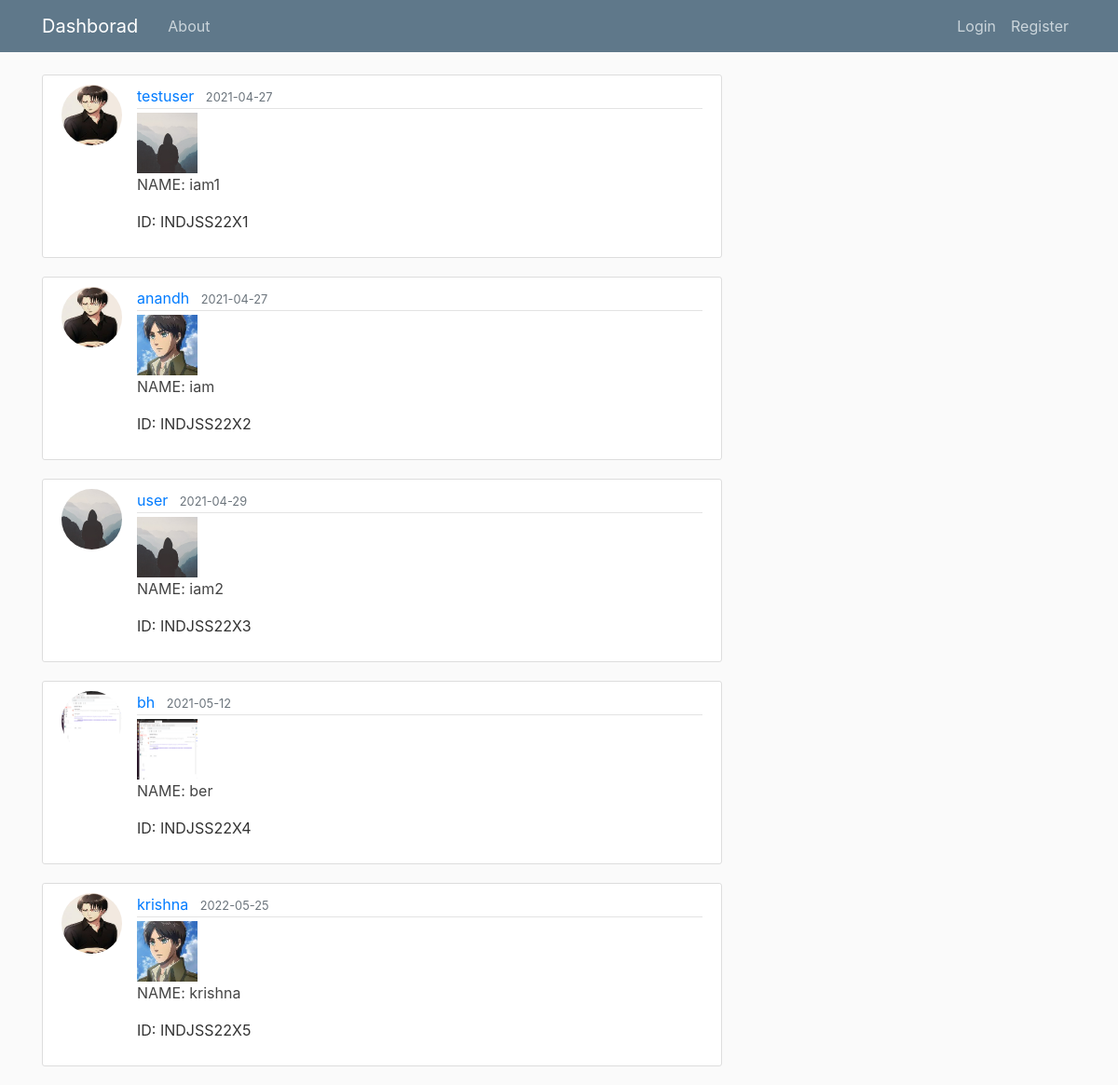
The page /home on the database its author committed.
### flask_app/models.py (models this page shows, shortened)
class Passport(db.Model):
	id = db.Column(db.Integer, primary_key=True)
	name = db.Column(db.String(20), nullable=False)
	email = db.Column(db.String(120), unique=True, nullable=False)
	passport_picture = db.Column(db.String(20), nullable=False)
	date_of_birth = db.Column(db.String(20), nullable=False)
	phone = db.Column(db.Integer, nullable=False)
	address = db.Column(db.Text, nullable=False)
	verification = db.Column(db.String(60), nullable=False, default='notverified')
	date_posted = db.Column(db.DateTime, nullable=False, default=datetime.utcnow)
	user_id = db.Column(db.Integer, db.ForeignKey('user.id'), nullable=False)

class User(db.Model, UserMixin):
	id = db.Column(db.Integer, primary_key=True)
	username = db.Column(db.String(20), unique=True, nullable=False)
	email = db.Column(db.String(120), unique=True, nullable=False)
	image_file = db.Column(db.String(20), nullable=False, default='default.jpg')
	password = db.Column(db.String(60), nullable=False)
	passports = db.relationship('Passport', backref='author', lazy=True)

### flask_app/routes.py (the view)
@app.route('/home', methods=['GET'])
def home():
	passports = Passport.query.all()
	return render_template('home.html', passports = passports)

### flask_app/templates/home.html
{% extends "layout.html" %}
{% block content %}
    {% for passport in passports %}
        <article class="media content-section">
          <img class="rounded-circle article-img" src="{{ url_for('static', filename='pics/' + passport.author.image_file) }}">
          <div class="media-body">
            <div class="article-metadata">
              <a class="mr-2" href="#">{{ passport.author.username }}</a>
              <small class="text-muted">{{ passport.date_posted.strftime('%Y-%m-%d') }}</small>
            </div>
            <img class="rounded-square article-img"  src="{{ url_for('static', filename='pics/' + passport.passport_picture) }}">
            <p><a class="article-title" href="{{ url_for('passport',passport_id=passport.id)}}">NAME: {{ passport.name }}</a></p>
            <p class="title">ID:  INDJSS22X{{ passport.id }}</p>
          </div>
        </article>
    {% endfor %}
{% endblock content %}

### flask_app/templates/layout.html (shortened to what this page needs)
<!DOCTYPE html>
<html>
<head>
    <link rel="stylesheet" href="https://stackpath.bootstrapcdn.com/bootstrap/4.3.1/css/bootstrap.min.css">
    <link rel="stylesheet" type="text/css" href="{{ url_for('static', filename='main.css') }}">
</head>
<body>
	<header class="site-header">
	  <nav class="navbar navbar-expand-md navbar-dark bg-steel fixed-top">
	    <div class="container">
	      <a class="navbar-brand mr-4" href="/">Dashborad</a>
	      <div class="collapse navbar-collapse" id="navbarToggle">
	        <div class="navbar-nav mr-auto">
	          <a class="nav-item nav-link" href="{{ url_for('about') }}">About</a>
	        </div>
	        <div class="navbar-nav">
	        	{% if current_user.is_authenticated %}
	        		<a class="nav-item nav-link" href="{{ url_for('new_passport') }}">Passport</a>
	        		<a class="nav-item nav-link" href="{{ url_for('account') }}">Account</a>
	        		<a class="nav-item nav-link" href="{{ url_for('logout') }}">Logout</a>
	        	{% else %}
		          <a class="nav-item nav-link" href="{{ url_for('login') }}">Login</a>
		          <a class="nav-item nav-link" href="{{ url_for('register') }}">Register</a>
		        {% endif %}
	        </div>
	      </div>
	    </div>
	  </nav>
	</header>
	<main role="main" class="container">
	  <div class="row">
	    <div class="col-md-8">
	      {% block content %}{% endblock %}
	    </div>
	  </div>
	</main>
</body>
</html>

### flask_app/static/main.css (style rules this page uses)
body { background: #fafafa; color: #333333; margin-top: 5rem; }
.bg-steel { background-color: #5f788a; }
.site-header .navbar-nav .nav-link { color: #cbd5db; }
.content-section { background: #ffffff; padding: 10px 20px; border: 1px solid #dddddd; border-radius: 3px; margin-bottom: 20px; }
.article-title { color: #444444; }
.article-img { height: 65px; width: 65px; margin-right: 16px; }
.article-metadata { padding-bottom: 1px; margin-bottom: 4px; border-bottom: 1px solid #e3e3e3 }

### rows shown on the page
Passport: image_file (placeholder picture), author.username "testuser", date_posted "2021-04-27", passport_picture (picture), name "iam1", id "1"
Passport: image_file (placeholder picture), author.username "anandh", date_posted "2021-04-27", passport_picture (picture), name "iam", id "2"
Passport: image_file (picture), author.username "user", date_posted "2021-04-29", passport_picture (picture), name "iam2", id "3"
Passport: image_file (picture), author.username "bh", date_posted "2021-05-12", passport_picture (picture), name "ber", id "4"
Passport: image_file (placeholder picture), author.username "krishna", date_posted "2022-05-25", passport_picture (picture), name "krishna", id "5"
